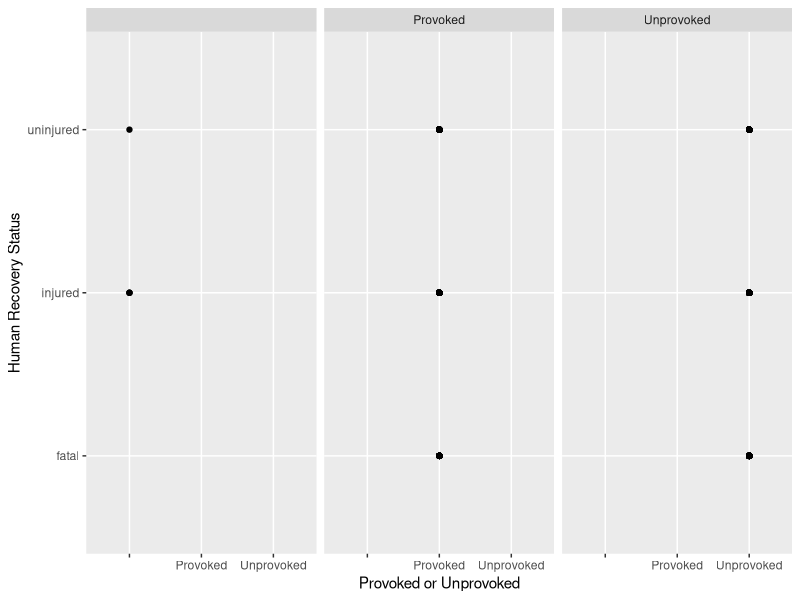

The R source for this figure:
## ---- chunk 1
#Loading in packages and csv files
library(dplyr)
library(ggplot2)

top_sharks <- read.csv("AustralianSharkIncidentDatabase-main/data/top.sharks.csv")
## ---- chunk 2
ggplot(data = top_sharks, mapping = aes(x = Provoked.unprovoked, y = Recovery.status)) +
  geom_point() +
  labs(x= "Provoked or Unprovoked", y= "Human Recovery Status") +
  facet_wrap(~Provoked.unprovoked)
